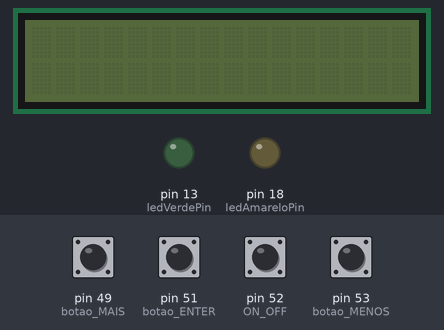
Bench run of a sketch on a simulated Arduino Mega 2560, built with avr-gcc and run on an emulated ATmega2560. Shown: 16×2 character LCD, output pins drawn as LEDs (lit = HIGH). The inputs (shaded band) are chosen by the test bench; at power-on: pin 49 (botao_MAIS), pin 51 (botao_ENTER), pin 52 (ON_OFF), pin 53 (botao_MENOS) HIGH.

Above: at 1.2 s.
1.3 s: pin 52 (ON_OFF) pulled LOW for 0.15 s
At 2.6 s:
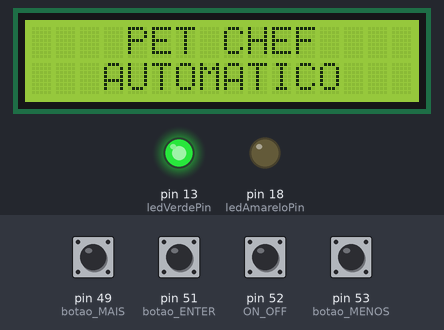
4.4 s: pin 51 (botao_ENTER) pulled LOW for 0.15 s
At 5.0 s:
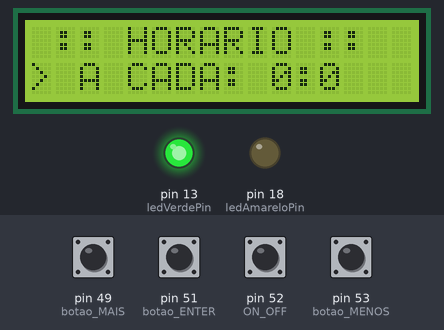
6.0 s: pin 49 (botao_MAIS) pulled LOW for 0.15 s
At 6.4 s:
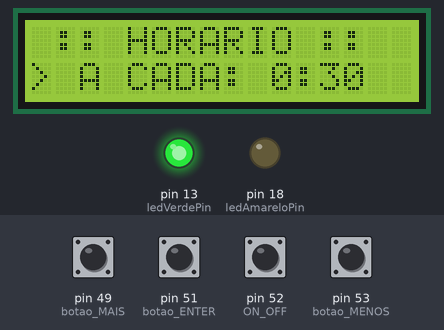
7.6 s: pin 53 (botao_MENOS) pulled LOW for 0.15 s
At 8.2 s:
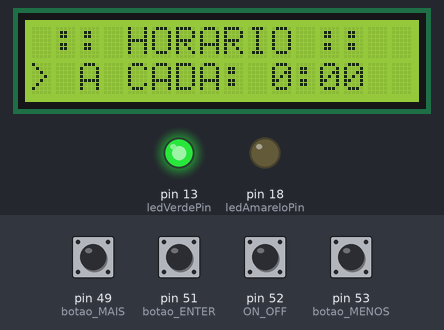
9.2 s: pin 53 (botao_MENOS) pulled LOW for 1 s
At 10.2 s:
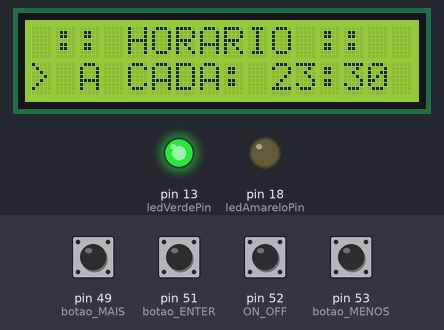
11.7 s: pin 49 (botao_MAIS) pulled LOW for 1 s
At 12.4 s:
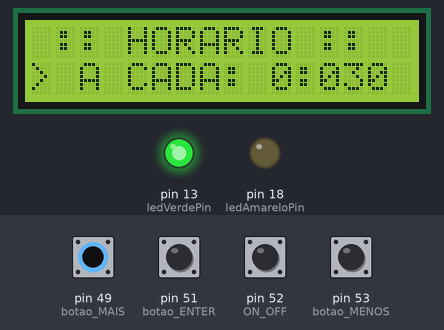
Timing chart, 0 to 14.7 s (numbered marks = the images above; inputs shaded):
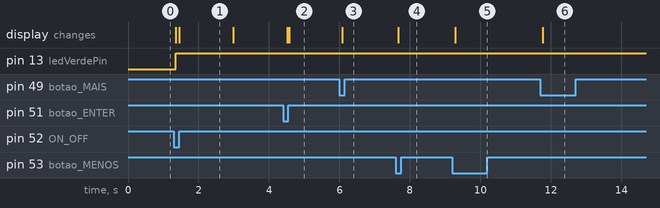

The sketch:

codigo.ptc.ino
```cpp
// === Biblioteca para o display === //
#include <Wire.h>
#include <LCD.h>
#include <LiquidCrystal_I2C.h>
#include <Stepper.h>
#include <ezButton.h>

#define endereco  0x3F
#define colunas   16
#define linhas    2
ezButton ON_OFF(
  52);

// INSTANCIANDO OBJETOS
LiquidCrystal_I2C lcd(endereco, colunas, linhas);

// === Biblioteca para o TimerOne === //

#define botao_MAIS 49                //define o botão no pino 2 (MAIS)
#define botao_ENTER 51                 //define o botão no pino 3 (ENTER/VOLTAR)
#define botao_MENOS 53                 //define o botão no pino 4 (MENOS)
bool L_botao_MAIS = 1;                //variável para fazer a leitura do botão              (MAIS)
bool LA_botao_MAIS = 1;               //variável para verificar a leitura anterior do botão (MAIS)
bool L_botao_ENTER = 1;               //variável para fazer a leitura do botão              (ENTER/VOLTAR)
bool LA_botao_ENTER = 1;              //variável para verificar a leitura anterior do botão (ENTER/VOLTAR)
bool L_botao_MENOS = 1;               //variável para fazer a leitura do botão              (MENOS)
bool LA_botao_MENOS = 1;              //variável para verificar a leitura anterior do botão (MENOS)

int tela = 1;                         //variável para controlar a mudança de tela no menu
int passosPorVolta = 32;
int ledVerdePin = 13;
int ledAmareloPin = 18 ;
int Tmin = 0;
int peso = 30;
int trigger = 13;
int    echo = 12;

bool uma_vez = false;
bool state_1 = false;
bool state_2 = false;
unsigned long ant;


Stepper mp(passosPorVolta, 50, 46, 48, 44);

void alimentar(int peso) {
  lcd.setCursor(0, 0);
  lcd.print(F(" Alimentando... "));
  lcd.setCursor(0, 1);
  lcd.print(F(" YUMMY! (/^o^)/ "));
  digitalWrite(ledAmareloPin, HIGH);
  mp.step(2048);
  delay(3000);
  digitalWrite(ledAmareloPin, LOW);
  mp.step(0);
  tela = 30;
}

void ligar() {
  digitalWrite(ledVerdePin, HIGH);
  lcd.backlight();
  lcd.init();                    //inicia o display 16x2
  lcd.clear();                       //limpa todos os caracteres do lcd
  lcd.setCursor(0, 0);               //posiciona o cursor no display (caracter, linha)
  lcd.print("    PET CHEF    ");  //imprime o texto entre aspas
  lcd.setCursor(0, 1);               //posiciona o cursor no display (caracter, linha)
  lcd.print("   AUTOMATICO   ");  //imprime o texto entre aspas
  delay (1500);
  lcd.clear();                       //limpa todos os caracteres do lcd
  lcd.setCursor(0, 0);               //posiciona o cursor no display (caracter, linha)
  lcd.print(" SEJA BEM VINDO ");  //imprime o texto entre aspas
  lcd.setCursor(0, 1);               //posiciona o cursor no display (caracter, linha)
  lcd.print(" Iniciando...   ");  //imprime o texto entre aspas
  delay(1500);

}

void(* resetFunc) (void) = 0;

void setup() {
  ON_OFF.setDebounceTime(50);
  Serial.begin(9600);
  mp.setSpeed(500);
  pinMode(ledVerdePin, OUTPUT);
  pinMode(ledAmareloPin, OUTPUT);
  digitalWrite(ledVerdePin, LOW);
  pinMode(botao_MAIS, INPUT_PULLUP);   //define o botao (MAIS) como uma entrada pull up
  pinMode(botao_ENTER, INPUT_PULLUP);  //define o botao (ENTER/VOLTAR) como uma entrada pull up
  pinMode(botao_MENOS, INPUT_PULLUP);  //define o botao (MENOS) como uma entrada pull up

}


void loop() {
  ON_OFF.loop();
  int state = ON_OFF.getState();
  if (state == LOW) {
    if (uma_vez == false) {
      ligar();
    }
    uma_vez = true;
    state_1 = true;
  }
  else {
    state_1 = false;
    state_2 = false;
    digitalWrite(ledVerdePin, LOW);
    lcd.clear();
    tela = 1;
    uma_vez = false;
  }
  if (state_1) {

    // === Ações no display LCD === //
    if (tela == 1) {                       //se a variável tela for igual a MAIS, faça...
      lcd.setCursor(0, 0);                   //posiciona o cursor no display (caracter, linha)
      lcd.print(F(" <MENU Escolher>"));      //imprime o texto entre aspas
      lcd.setCursor(0, 1);                   //posiciona o cursor no display (caracter, linha)
      lcd.print(F(">Horario        "));      //imprime o texto entre aspas
    }
    else if (tela == 2) {

      lcd.setCursor(0, 0);
      lcd.print(F(" <MENU Escolher>"));
      lcd.setCursor(0, 1);
      lcd.print(F(">Quantidade     "));
    }
    else if (tela == 3) {

      lcd.setCursor(0, 0);
      lcd.print(F(" <MENU Escolher>"));
      lcd.setCursor(0, 1);
      lcd.print(F(">Comecar agora"));
    }
    else if (tela == 10) {

      while (digitalRead(botao_ENTER) == HIGH) {
        if (Tmin == 1440) {
          Tmin = 0;
        }
        int hora = Tmin / 60;
        int minuto = Tmin % 60;
        lcd.setCursor(0, 0);
        lcd.print(F(" :: HORARIO ::  ")); //(:: FREQUENCIA ::)
        lcd.setCursor(0, 1);
        lcd.print("> A CADA: ");
        lcd.print(hora);
        lcd.print(F(":"));
        lcd.print(minuto);
        L_botao_MAIS = digitalRead(botao_MAIS);
        if (!L_botao_MAIS && LA_botao_MAIS) {
          Tmin = Tmin + 30;
        }
        LA_botao_MAIS = L_botao_MAIS;
        L_botao_MENOS = digitalRead(botao_MENOS);
        if (!L_botao_MENOS && LA_botao_MENOS) {
          Tmin = Tmin - 30;
          if (Tmin == -30) {
            Tmin = 1410;
          }
        }
        LA_botao_MENOS = L_botao_MENOS;
      }
    }
    else if (tela == 20) {

      while (digitalRead(botao_ENTER) == HIGH) {
        if (peso == 330) {
          peso = 30;
        }
        lcd.setCursor(0, 0);
        lcd.print(F(":: Quantidade ::"));
        lcd.setCursor(0, 1);
        lcd.print(F(">"));
        lcd.print((peso));
        lcd.print(F(" gramas       "));
        L_botao_MAIS = digitalRead(botao_MAIS);
        if (!L_botao_MAIS && LA_botao_MAIS) {
          peso = peso + 30;
        }
        LA_botao_MAIS = L_botao_MAIS;
        L_botao_MENOS = digitalRead(botao_MENOS);
        if (!L_botao_MENOS && LA_botao_MENOS) {
          peso = peso - 30;
          if (peso == 0) {
            peso = 300;
          }
        }
        LA_botao_MENOS = L_botao_MENOS;
      }
    }
    else if (tela == 30) {
      lcd.setCursor(0, 0);
      lcd.print(F(":: AGUARDANDO ::"));
      lcd.setCursor(0, 1);
      lcd.print(F("                "));
      state_1 = false;
      state_2 = true;
    }


    /////////////////////////////////////////////////

    // === Ações do Botão MAIS === //    ////////////
    L_botao_MAIS = digitalRead(botao_MAIS);
    if (!L_botao_MAIS && LA_botao_MAIS) {
      if (tela == 1)tela = 2;
      else if (tela == 2)tela = 3;
      else if (tela == 3)tela = 1;
      delay(30);
    }
    LA_botao_MAIS = L_botao_MAIS;


    /////////////////////////////////////////////////

    // === Ações do Botão MENOS === //   ////////////
    L_botao_MENOS = digitalRead(botao_MENOS);
    if (!L_botao_MENOS && LA_botao_MENOS) {
      if (tela == 1)tela = 3;
      else if (tela == 2)tela = 1;
      else if (tela == 3)tela = 2;
      delay(30);
    }
    LA_botao_MENOS = L_botao_MENOS;


    /////////////////////////////////////////////////

    // === Ações do Botão ENTER === //   ////////////
    L_botao_ENTER = digitalRead(botao_ENTER);
    if (!L_botao_ENTER && LA_botao_ENTER) {
      if (tela == 1)tela = 10;
      else if (tela == 2)tela = 20;
      else if (tela == 3)tela = 30;
      else if (tela == 10)tela = 1;
      else if (tela == 20)tela = 2;
      else if (tela == 30)tela = 3;
      delay(30);
    }
    LA_botao_ENTER = L_botao_ENTER;
  }
  if (state_2) {
    if (millis() - ant >= (Tmin * 1000)) {
      alimentar(peso);
      ant = millis();

    }
  }
}
```

Measured:
- after the input at 1.3 s, pin 13 (ledVerdePin): LOW → HIGH after 0.05 s; the display: first changes after 0.05 s (image 1 shows a later state)
- after the input at 4.4 s, pin 13 (ledVerdePin): stays HIGH (without the input it goes to LOW after 0.18 s); the display: first differs from a run without the input after 0.18 s (image 2)
- after the input at 6.0 s, the display: changes after 0.08 s (image 3)
- after the input at 7.6 s, the display: changes after 0.07 s (image 4)
- after the input at 9.2 s, the display: changes after 0.09 s (image 5)
- after the input at 11.7 s, the display: changes after 0.06 s (image 6)
